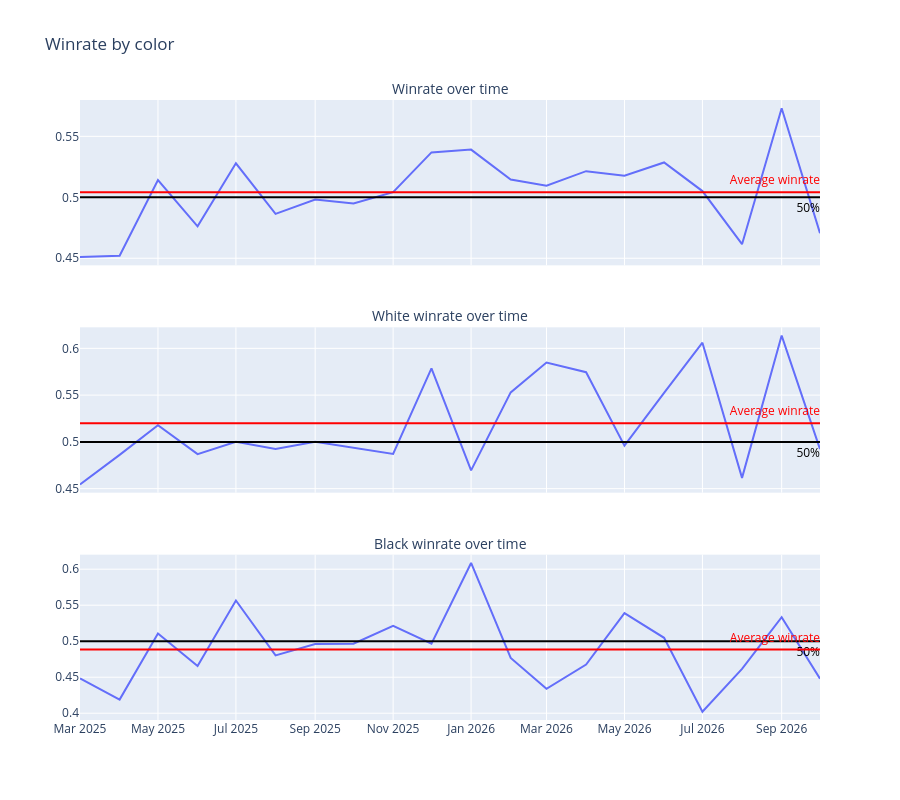

The cell this chart's notebook holds for it:
### Code cell
fig = make_subplots(
    rows=3,
    cols=1,
    shared_xaxes=True,
    vertical_spacing=0.1,
    subplot_titles=["Winrate over time", "White winrate over time", "Black winrate over time"],
    font={"size": 14}
)

############## both colors ##############
px_fig = px.line(data_frame=historical_winrate_both_colors_df.reset_index(), x="EndDate", y="Winrate")
fig.add_trace(
    px_fig.data[0],
    row=1,
    col=1
)
fig.add_hline(
    y=0.5,
    line_dash="solid",
    line_color="black",
    row=1,
    col=1,
    label={
        "text":"50%",
        "textposition":"end",
        "font":{"size":12, "color":"black"},
        "yanchor":"top"
    }
)
fig.add_hline(
    y=historical_winrate_both_colors_df["Winrate"].mean(),
    line_dash="solid",
    line_color="red",
    row=1,
    col=1,
    label={
        "text":"Average winrate",
        "textposition":"end",
        "font":{"size":12, "color":"red"},
        "yanchor":"bottom"
    }
)


############## white ##############
px_fig = px.line(data_frame=historical_winrate_white_df.reset_index(), x="EndDate", y="Winrate")
fig.add_trace(
    px_fig.data[0],
    row=2,
    col=1
)
fig.add_hline(
    y=0.5,
    line_dash="solid",
    line_color="black",
    row=2,
    col=1,
    label={
        "text":"50%",
        "textposition":"end",
        "font":{"size":12, "color":"black"},
        "yanchor":"top"
    }
)
fig.add_hline(
    y=historical_winrate_white_df["Winrate"].mean(),
    line_dash="solid",
    line_color="red",
    row=2,
    col=1,
    label={
        "text":"Average winrate",
        "textposition":"end",
        "font":{"size":12, "color":"red"},
        "yanchor":"bottom"
    }
)


############## black ##############
px_fig = px.line(data_frame=historical_winrate_black_df.reset_index(), x="EndDate", y="Winrate")
fig.add_trace(
    px_fig.data[0],
    row=3,
    col=1
)
fig.add_hline(
    y=0.5,
    line_dash="solid",
    line_color="black",
    row=3,
    col=1,
    label={
        "text":"50%",
        "textposition":"end",
        "font":{"size":12, "color":"black"},
        "yanchor":"top"
    }
)
fig.add_hline(
    y=historical_winrate_black_df["Winrate"].mean(),
    line_dash="solid",
    line_color="red",
    row=3,
    col=1,
    label={
        "text":"Average winrate",
        "textposition":"end",
        "font":{"size":12, "color":"red"},
        "yanchor":"bottom"
    }
)


fig.update_layout(
    title=dict(text="Winrate by color", automargin=False),
    height=800,
)
fig.show()

### Figure 1 — Plotly figure (JSON) as saved in the notebook; plotly's stock layout.template omitted (floating-point values rounded to 4 significant figures)
{"data": [{"hovertemplate": "EndDate=%{x}<br>Winrate=%{y}<extra></extra>", "legendgroup": "", "line": {"color": "#636efa", "dash": "solid"}, "marker": {"symbol": "circle"}, "mode": "lines", "name": "", "orientation": "v", "showlegend": false, "x": ["2025-03", "2025-04", "2025-05", "2025-06", "2025-07", "2025-08", "2025-09", "2025-10", "2025-11", "2025-12", "2026-01", "2026-02", "2026-03", "2026-04", "2026-05", "2026-06", "2026-07", "2026-08", "2026-09", "2026-10"], "xaxis": "x", "y": [0.451, 0.4521, 0.5142, 0.4762, 0.5279, 0.4864, 0.4981, 0.495, 0.5043, 0.5368, 0.5391, 0.5146, 0.5094, 0.5214, 0.5178, 0.5286, 0.5051, 0.4615, 0.573, 0.4706], "yaxis": "y", "type": "scatter"}, {"hovertemplate": "EndDate=%{x}<br>Winrate=%{y}<extra></extra>", "legendgroup": "", "line": {"color": "#636efa", "dash": "solid"}, "marker": {"symbol": "circle"}, "mode": "lines", "name": "", "orientation": "v", "showlegend": false, "x": ["2025-03", "2025-04", "2025-05", "2025-06", "2025-07", "2025-08", "2025-09", "2025-10", "2025-11", "2025-12", "2026-01", "2026-02", "2026-03", "2026-04", "2026-05", "2026-06", "2026-07", "2026-08", "2026-09", "2026-10"], "xaxis": "x2", "y": [0.4545, 0.4861, 0.5177, 0.487, 0.5, 0.4923, 0.5, 0.4933, 0.4872, 0.5786, 0.4696, 0.5529, 0.5849, 0.5745, 0.496, 0.5524, 0.6061, 0.4615, 0.6136, 0.4923], "yaxis": "y2", "type": "scatter"}, {"hovertemplate": "EndDate=%{x}<br>Winrate=%{y}<extra></extra>", "legendgroup": "", "line": {"color": "#636efa", "dash": "solid"}, "marker": {"symbol": "circle"}, "mode": "lines", "name": "", "orientation": "v", "showlegend": false, "x": ["2025-03", "2025-04", "2025-05", "2025-06", "2025-07", "2025-08", "2025-09", "2025-10", "2025-11", "2025-12", "2026-01", "2026-02", "2026-03", "2026-04", "2026-05", "2026-06", "2026-07", "2026-08", "2026-09", "2026-10"], "xaxis": "x3", "y": [0.4483, 0.4189, 0.5106, 0.4655, 0.5565, 0.4803, 0.4962, 0.4966, 0.5214, 0.4966, 0.6087, 0.4767, 0.434, 0.4676, 0.5391, 0.5048, 0.4021, 0.4615, 0.5333, 0.448], "yaxis": "y3", "type": "scatter"}], "layout": {"xaxis": {"anchor": "y", "domain": [0.0, 1.0], "matches": "x3", "showticklabels": false}, "yaxis": {"anchor": "x", "domain": [0.7333, 1.0]}, "xaxis2": {"anchor": "y2", "domain": [0.0, 1.0], "matches": "x3", "showticklabels": false}, "yaxis2": {"anchor": "x2", "domain": [0.3667, 0.6333]}, "xaxis3": {"anchor": "y3", "domain": [0.0, 1.0]}, "yaxis3": {"anchor": "x3", "domain": [0.0, 0.2667]}, "annotations": [{"font": {"size": 14}, "showarrow": false, "text": "Winrate over time", "x": 0.5, "xanchor": "center", "xref": "paper", "y": 1.0, "yanchor": "bottom", "yref": "paper"}, {"font": {"size": 14}, "showarrow": false, "text": "White winrate over time", "x": 0.5, "xanchor": "center", "xref": "paper", "y": 0.6333, "yanchor": "bottom", "yref": "paper"}, {"font": {"size": 14}, "showarrow": false, "text": "Black winrate over time", "x": 0.5, "xanchor": "center", "xref": "paper", "y": 0.2667, "yanchor": "bottom", "yref": "paper"}], "shapes": [{"label": {"font": {"color": "black", "size": 12}, "text": "50%", "textposition": "end", "yanchor": "top"}, "line": {"color": "black", "dash": "solid"}, "type": "line", "x0": 0, "x1": 1, "xref": "x domain", "y0": 0.5, "y1": 0.5, "yref": "y"}, {"label": {"font": {"color": "red", "size": 12}, "text": "Average winrate", "textposition": "end", "yanchor": "bottom"}, "line": {"color": "red", "dash": "solid"}, "type": "line", "x0": 0, "x1": 1, "xref": "x domain", "y0": 0.5042, "y1": 0.5042, "yref": "y"}, {"label": {"font": {"color": "black", "size": 12}, "text": "50%", "textposition": "end", "yanchor": "top"}, "line": {"color": "black", "dash": "solid"}, "type": "line", "x0": 0, "x1": 1, "xref": "x2 domain", "y0": 0.5, "y1": 0.5, "yref": "y2"}, {"label": {"font": {"color": "red", "size": 12}, "text": "Average winrate", "textposition": "end", "yanchor": "bottom"}, "line": {"color": "red", "dash": "solid"}, "type": "line", "x0": 0, "x1": 1, "xref": "x2 domain", "y0": 0.52, "y1": 0.52, "yref": "y2"}, {"label": {"font": {"color": "black", "size": 12}, "text": "50%", "textposition": "end", "yanchor": "top"}, "line": {"color": "black", "dash": "solid"}, "type": "line", "x0": 0, "x1": 1, "xref": "x3 domain", "y0": 0.5, "y1": 0.5, "yref": "y3"}, {"label": {"font": {"color": "red", "size": 12}, "text": "Average winrate", "textposition": "end", "yanchor": "bottom"}, "line": {"color": "red", "dash": "solid"}, "type": "line", "x0": 0, "x1": 1, "xref": "x3 domain", "y0": 0.4883, "y1": 0.4883, "yref": "y3"}], "title": {"text": "Winrate by color", "automargin": false}, "height": 800}}
